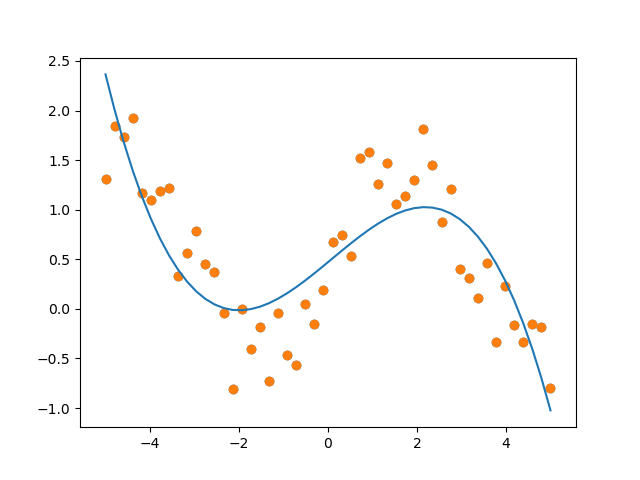

This chart was generated by the following Python code:
import numpy as np
import matplotlib.pyplot as plt
x = np.linspace(-5, 5, 50)
y = np.sin(x) + np.random.rand(50)
plt.scatter(x, y)
params = np.polyfit(x, y, 3)
param_func = np.poly1d(params)
y_predict = param_func(x)
plt.scatter(x,y)
plt.plot(x, y_predict)
plt.show()
